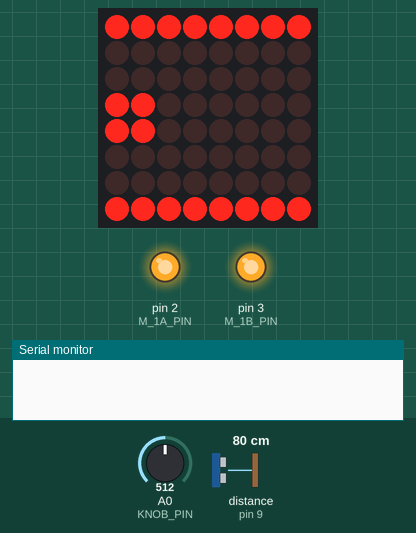
This sketch was run on a simulated Arduino Mega 2560, built with avr-gcc and run on an emulated ATmega2560. On the bench: 8×8 LED matrix, output pins drawn as LEDs (lit = HIGH), the last lines printed to the serial monitor. Wiring (inferred from the names in the program): range finder with pulse-width output: data pin 9. The test bench sets the inputs (shaded band); at power-on: distance to the obstacle (sensor on pin 9) 80 cm, A0 (KNOB_PIN) = 512. The echo pulse lasts 58.3 µs per cm; pins used as bus, display or sensor lines are not drawn.

Above: at 1.2 s.
1.3 s: distance to the obstacle (sensor on pin 9) set to 12 cm
4.3 s: distance to the obstacle (sensor on pin 9) set to 10 cm
At 5.0 s:
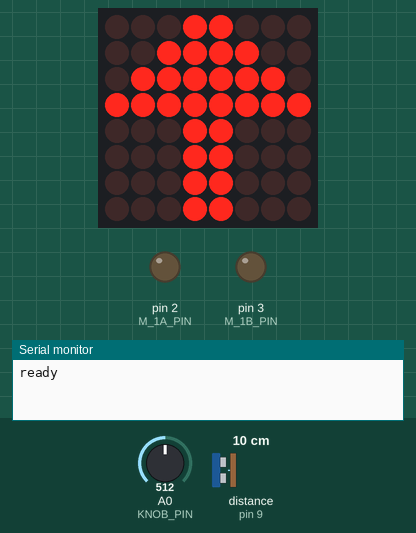
6.0 s: distance to the obstacle (sensor on pin 9) set to 18 cm
At 7.4 s:
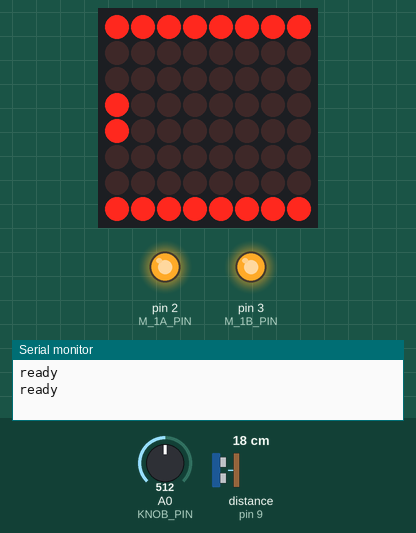
8.5 s: A0 (KNOB_PIN) set to 0
At 9.9 s:
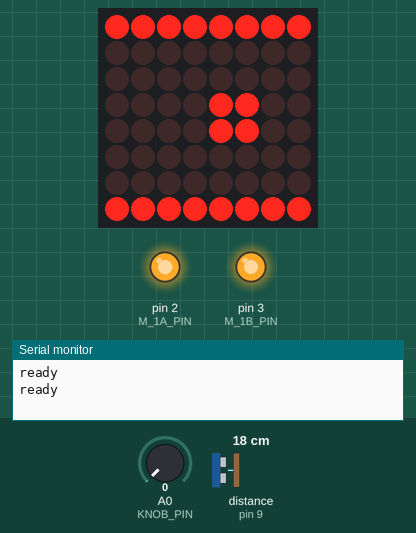
Timing chart, 0 to 11.5 s (numbered marks = the images above; inputs shaded):
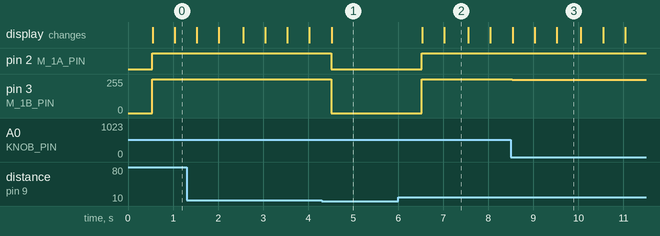

The sketch:

SmartFactoryEx2.ino
```cpp
/*****************************************************
 * SmartFactoryEx2.ino
 * 目的:
 *  測試智慧工廠範例二功能 - 透過機器人實現智慧工廠物件顏色分類應用
 *  放置物件於輸送帶上,待物件被超音波感測器偵測到後,會停止輸送帶,
 *  並通知樹莓派機器人夾取物件放置於對應的顏色位置
 * 方法:
 *  8*8矩陣LED + 輸送帶模組 + 旋轉電位器 + 超音波感測器
 * 步驟:
 *  直接執行程式
 * 結果:
 *  1.剛開始,開啟輸送帶運轉
 *  2.8*8矩陣LED顯示物件在輸送帶上傳送示意圖
 *  3.但若超音波感測器偵測到輸送帶上的物件,則命輸送帶停止運轉
 *  4.8*8矩陣LED顯示一向上箭頭符號,通知樹莓派機器人,
 *  5.待機器人取走物件後,則回到步驟1
*****************************************************/
#include "pitches.h"    //掛載矩陣LED箭頭圖形
#include <LedControl.h> //掛載矩陣LED標頭檔

#define M_1A_PIN    2   //定義輸送帶方向控制腳位連接至2腳
#define M_1B_PIN    3   //定義輸送帶速度控制腳位連接至3腳

#define UR_TRIG_PIN 8   //定義超音波感測器發射腳位連接至8腳
#define UR_REV_PIN  9   //定義超音波感測器接收腳位連接至9腳

#define LED_DIN    42   //定義矩陣LED資料腳位連接至42腳
#define LED_CS     44   //定義矩陣LED致能腳位連接至44腳
#define LED_CLK    46   //定義矩陣LED時序腳位連接至46腳

#define KNOB_PIN    A0  //定義旋轉電位器腳位連接至A0腳

//矩陣LED圖形
const uint64_t IMAGES[] = {
  0xff000001010000ff, 0xff000003030000ff, 0xff000006060000ff,
  0xff00000c0c0000ff, 0xff000018180000ff, 0xff000030300000ff,
  0xff000060600000ff, 0xff0000c0c00000ff, 0xff000080800000ff,
  0x18181818ff7e3c18
};
const int IMAGES_LEN = sizeof(IMAGES)/8;

//宣告矩陣LED物件
LedControl ledctrl = LedControl(LED_DIN, LED_CLK, LED_CS);

//設定輸送帶前進速度(0~255)
int fwdSpeed = 10;

//中斷更新時間0.5s
int delay_time = 500;
unsigned long delayStart = 0;

//事件旗標
bool isObjDetected = false;
bool delayRunning = false;
bool isNotify = false;
bool isObjTaken = false;


/************************* 初始設定 *********************/
void setup()
{
  pinMode(M_1A_PIN, OUTPUT);   //設定輸送帶M_1A_PIN為輸出接腳
  pinMode(M_1B_PIN, OUTPUT);   //設定輸送帶M_1B_PIN為輸出接腳
  pinMode(KNOB_PIN, INPUT);    //設定旋轉電位器NOB_PIN為輸入接腳
  pinMode(UR_TRIG_PIN, OUTPUT);//設定UR_TRIG_PIN為輸出接腳
  pinMode(UR_REV_PIN, INPUT);  //設定UR_REV_PIN 為輸入接腳

  digitalWrite(M_1A_PIN, LOW); //設定輸送帶反向
  digitalWrite(M_1B_PIN, LOW); //設定輸送帶停止

  ledctrl.clearDisplay(0);     //矩陣LED畫面清除
  ledctrl.shutdown(0, false);
  ledctrl.setIntensity(0, 5);  //設定矩陣LED亮度

  Serial.begin(9600);

  delayStart = millis();       //取得當前系統時間
  delayRunning = true;
}

/************************* 主程式 ***********************/
int i = 0;
int k = 0;
void loop()
{
  //輸送帶速度控制
  TunningConyVel();

  //每0.5秒執行中斷一次
  if (delayRunning && (millis()- delayStart) >= delay_time)
  {
    //重置delay時間
    delayStart += delay_time;

    //物件偵測?
    int dis = CalculateDistUR();

    // 偵測到物件,距離小於 100mm
    if (dis < 100 && dis > 0)
    {
      //確定物件已經到達定位
      stopConveyor();

      if (isNotify)
      {
        //目標物取走,重置系統狀態旗標
        k=0;
        isNotify = false;
      }
      else
      {
        displayImage(IMAGES[9]);
        Serial.println("ready"); //通知手臂夾取物件,謹此一次
        isNotify = true;
      }
    }
    else
    {
      //輸送帶持續運行
      forward();

      //LED矩陣圖形輸出
      displayImage(IMAGES[i]);
      if (++i >= IMAGES_LEN-1 ) {
        i = 0;
      }
    }
  }
}

/*********** 矩陣LED顯示函數 ***************************/
void displayImage(uint64_t image)
{
  for (int i = 0; i < 8; i++)
  {
    byte row = (image >> i * 8) & 0xFF;

    for (int j = 0; j < 8; j++)
    {
      ledctrl.setLed(0, i, j, bitRead(row, j));
    }
  }
}

/*********** 輸送帶速度調整函數 *************************/
void TunningConyVel()
{
  int data = analogRead(KNOB_PIN);
  int val = map(data, 0, 1023, 254, 0);
  fwdSpeed = 255 - val + 250; //向左調,速度變小;反之,速度變大
}

/*********** 輸送帶停止函數 ****************************/
void stopConveyor()
{
  digitalWrite(M_1A_PIN, LOW);
  digitalWrite(M_1B_PIN, LOW);
}

/*********** 輸送帶正向運轉函數 ************************/
void forward()
{
  digitalWrite(M_1A_PIN, HIGH);
  analogWrite(M_1B_PIN, fwdSpeed);
}

/*********** 超音波距離計算函數(mm) ********************/
int CalculateDistUR()
{
  long duration;

  digitalWrite(UR_TRIG_PIN, LOW);
  delayMicroseconds(5);
  digitalWrite(UR_TRIG_PIN, HIGH);
  delayMicroseconds(10);
  digitalWrite(UR_TRIG_PIN, LOW);

  duration = pulseIn(UR_REV_PIN, HIGH);

  return (duration/2) / 2.91;
}
```

pitches.h
```cpp
/*************************************************
   Public Constants
 *************************************************/

#define NOTE_B0  31
#define NOTE_C1  33
#define NOTE_CS1 35
#define NOTE_D1  37
#define NOTE_DS1 39
#define NOTE_E1  41
#define NOTE_F1  44
#define NOTE_FS1 46
#define NOTE_G1  49
#define NOTE_GS1 52
#define NOTE_A1  55
#define NOTE_AS1 58
#define NOTE_B1  62
#define NOTE_C2  65
#define NOTE_CS2 69
#define NOTE_D2  73
#define NOTE_DS2 78
#define NOTE_E2  82
#define NOTE_F2  87
#define NOTE_FS2 93
#define NOTE_G2  98
#define NOTE_GS2 104
#define NOTE_A2  110
#define NOTE_AS2 117
#define NOTE_B2  123
#define NOTE_C3  131
#define NOTE_CS3 139
#define NOTE_D3  147
#define NOTE_DS3 156
#define NOTE_E3  165
#define NOTE_F3  175
#define NOTE_FS3 185
#define NOTE_G3  196
#define NOTE_GS3 208
#define NOTE_A3  220
#define NOTE_AS3 233
#define NOTE_B3  247
#define NOTE_C4  262
#define NOTE_CS4 277
#define NOTE_D4  294
#define NOTE_DS4 311
#define NOTE_E4  330
#define NOTE_F4  349
#define NOTE_FS4 370
#define NOTE_G4  392
#define NOTE_GS4 415
#define NOTE_A4  440
#define NOTE_AS4 466
#define NOTE_B4  494
#define NOTE_C5  523
#define NOTE_CS5 554
#define NOTE_D5  587
#define NOTE_DS5 622
#define NOTE_E5  659
#define NOTE_F5  698
#define NOTE_FS5 740
#define NOTE_G5  784
#define NOTE_GS5 831
#define NOTE_A5  880
#define NOTE_AS5 932
#define NOTE_B5  988
#define NOTE_C6  1047
#define NOTE_CS6 1109
#define NOTE_D6  1175
#define NOTE_DS6 1245
#define NOTE_E6  1319
#define NOTE_F6  1397
#define NOTE_FS6 1480
#define NOTE_G6  1568
#define NOTE_GS6 1661
#define NOTE_A6  1760
#define NOTE_AS6 1865
#define NOTE_B6  1976
#define NOTE_C7  2093
#define NOTE_CS7 2217
#define NOTE_D7  2349
#define NOTE_DS7 2489
#define NOTE_E7  2637
#define NOTE_F7  2794
#define NOTE_FS7 2960
#define NOTE_G7  3136
#define NOTE_GS7 3322
#define NOTE_A7  3520
#define NOTE_AS7 3729
#define NOTE_B7  3951
#define NOTE_C8  4186
#define NOTE_CS8 4435
#define NOTE_D8  4699
#define NOTE_DS8 4978
```

Measured:
- the behaviour switches between 11 and 10 cm on distance to the obstacle (sensor on pin 9) (found by bisection; images 0 and 1)
- after the input at 4.3 s, pin 2 (M_1A_PIN): HIGH → LOW after 0.21 s; pin 3 (M_1B_PIN): 255/255 → 0/255 after 0.21 s; the display: changes after 0.22 s (image 1)
- after the input at 6.0 s, pin 2 (M_1A_PIN): LOW → HIGH after 0.52 s; pin 3 (M_1B_PIN): 0/255 → 255/255 after 0.52 s; the display: first changes after 0.53 s (image 2 shows a later state)
- after the input at 8.5 s, pin 3 (M_1B_PIN): 255/255 → 251/255 at once
- what the display in image 2 shows lasts 0.6 s, from 7.0 s to 7.6 s
